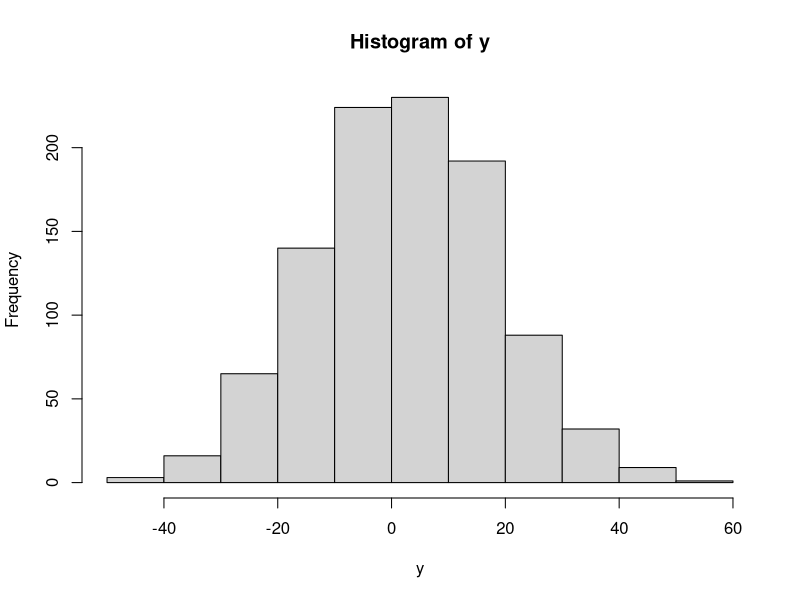
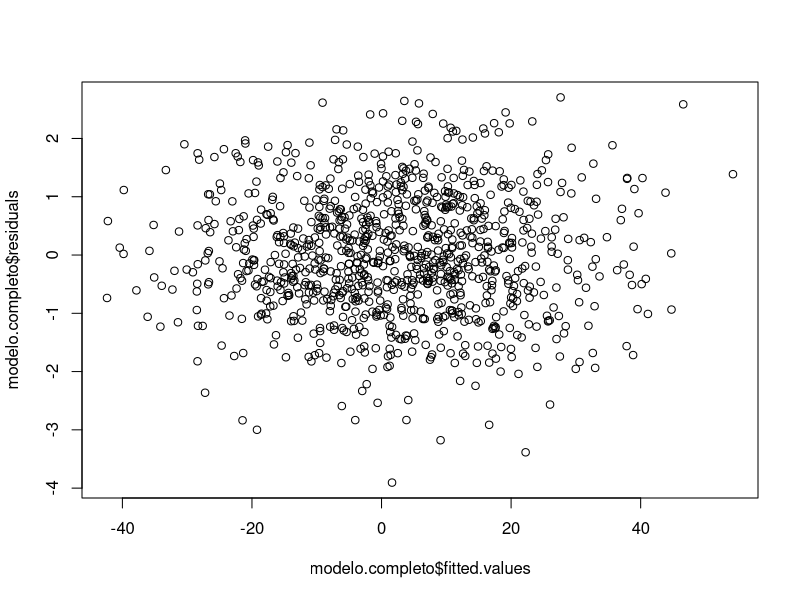
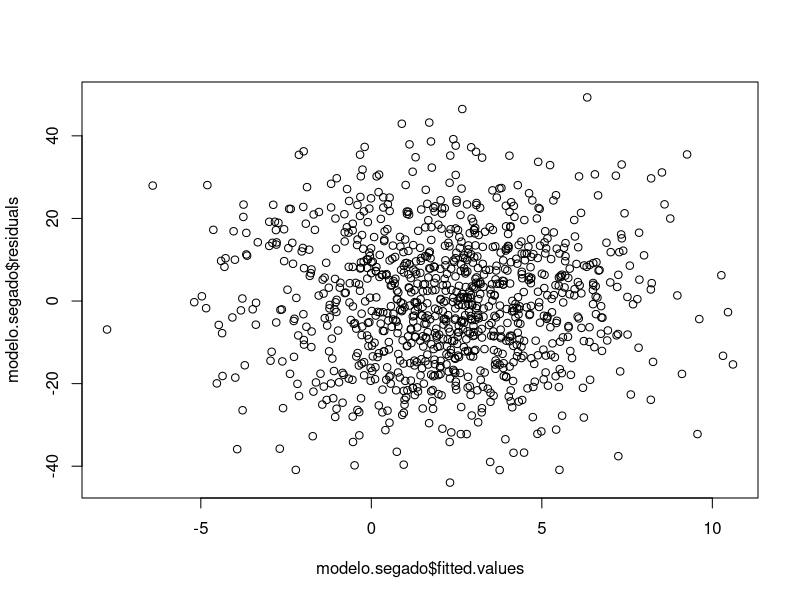

Write R code to recreate these figures, in order.
# Propiedades numéricas del OLS, Gauss-Markov, sesgo de variable omitida
#################################################################
cat("\014")
rm(list=ls())
graphics.off()

#################################################################
# Motivacion
#################################################################

# Ademas de trabajar con incertidumbre (intervalos de confianza, p-values, etc.), 
# la estadistica inferencial (lo que estamos haciendo este semestre) 
# descansa sobre supuestos muy importantes.

# Es importante conocer estos supuestos. Te daras cuenta que 
# la principal herramienta cuantitativa de las ciencias sociales 
# tiene muchos defectos y/o supuestos irreales. En consecuencia, siempre
# actua con prudencia y humildad respecto a tus resultados.


#################################################################
# Supuestos de los modelos lineales
#################################################################

# (1) El error tiene promedio cero: por eso SIEMPRE calcula los errores y plotealos.
# (2) El error tiene varianza constante: idem.
# (3) El error no esta correlacionado (los errores son independientes entre si): idem.
# (4) El error esta normalmente distribiuido: idem.
# (5) Las X's estan medidas sin error, y son independientes del error.
# (6) Las X's no son invariables, es decir, las X's son variables, no constantes.

# (*) Punto sobre la diferencia entre ERROR y RESIDUO:
## recuerda que y = b0 + b1x1 + e. 
## Ese "e" en realidad, es un residuo, no "error". "Parametro de poblacion."

#################################################################
# Teorema de Gauss-Markov
#################################################################

# el fundamento matematico de OLS (modelos lineales), es el 
# Teorema de Gauss-Markov.

# Consiste en lo siguiente: si
## (a) el error tiene promedio cero, y
## (b) si el error esta normalmente distribuido, y
## (c) si el error tiene varianza constante,
# entonces nuestros betas son los estimadores mas eficientes y sin sesgo.

# En ingles, es conocido como "BLUE": "best linear unbiased estimator".

# En otras palabras, cuando todos los supuestos funcionan, 
# la diferencia entre la MATRIZ QUE CONTIENE TODOS LOS BETAS CORRECTOS,
# Y LA MATRIZ QUE NOSOTROS TENEMOS ACCESO (O POODEMOS OCUPAR) ES CERO.

# (1) Punto del modelo "real" ("true model").
# (2) Punto del epsilon (error) y la letra "e" (residuo).
# (3) Punto del beta y la letra "b".

# Son diferencias filosoficas. Importantes...pero filosoficas.


# Que puede salir mal?
## Ej.: los errores no son independientes; es decir, son dependientes. 
### Caso de las series de tiempo.


#################################################################
# Sesgo de Variable Omitida: "omitted variable bias"
#################################################################

# Todos los supuestos de OLS operan bajo otro supuesto: el modelo que 
# estimamos, es el "verdadero modelo". Es decir, no se nos queda ninguna
# variable afuera: i.e., todas las variables que debieramos ocupar, estan 
# consideradas. Si esto falla, todo falla, y tenemos "el sesgo de la variable
# omitida".

# Mal que mal, OLS es una ecuacion, y el valor de los betas cambiara si es que 
# no incluimos todas las variables que debieramos incluir. 

## ILUSTRAR EN LA PIZARRA.

# Para demostrar este punto, simularemos (inventaremos) unos datos. 


# Inventemos las variables independientes
set.seed(2020)
x1 = rnorm(1000, mean=0, sd=1) # como nunca, conocemos que el promedio REAL de esta variable es 0
x2 = rnorm(1000, mean=2, sd=2) # como nunca, conocemos que el promedio REAL de esta variable es 2
x3 = rnorm(1000, mean=1, sd=3) # como nunca, conocemos que el promedio REAL de esta variable es 1
x4 = x1*x2


# Definamos que, como debiera ser, el error tiene promedio cero.
e = rnorm(1000, 0)

# Establecer el valor real de los betas: conocemos con exactitud los valores,
# porque nosotros los creamos!
b1 = 1
b2 = -1
b3 = 5
b4 = -2

# El "VERDADERO MODELO": "y" es una combinacion lineal de todas las variables.
y = b1*x1 + b2*x2 + b3*x3 + b4*x4 + e # true model

hist(y)

# Hagamos una regresion.
modelo.completo = lm(y ~ x1 + x2 + x3 + x4)
summary(modelo.completo) # sin sorpresa, los betas son los mismos que inventamos nosotros.

# (1) La tabla de "Residuals" dice que la mediana es 0. Eso es genial. Pero sin sorpresas, nosotros inventamos todo, asi que obvio que resulta bien.
# (2) Plotiemos los errores

plot(modelo.completo$fitted.values, modelo.completo$residuals) 


# Perfecto! No notamos ningun patron.
# Es decir, vemos una nube desordenada de puntos. 
# Aqui es cuando VEMOS lo que asumimos: los errores se cancelan entre si.



# Variable Omitida: Que pasa con nuestros coeficientes cuando se nos quedan dos
# variables afuera?

modelo.segado = lm(y ~ x1)

summary(modelo.segado) # Ya los resultados son muy diferentes.

# (1) Mediana de los residuos? 
# (2) Plotiemos los errores?

plot(modelo.segado$fitted.values, modelo.segado$residuals) 


# Promediemos el error
options(scipen = 1000000) # apagar notacion cientifica.
mean(modelo.segado$residuals)

# Que vemos aqui?
# Que implica?

#################################################################
# Atencion
#################################################################

# Lo peor de todo, es que nunca sabras si te faltan variables o no.
# Es por esto que lo que guia el proceso de anadir/remover variables, es 
# teoria. Es un proceso casi artistico.
